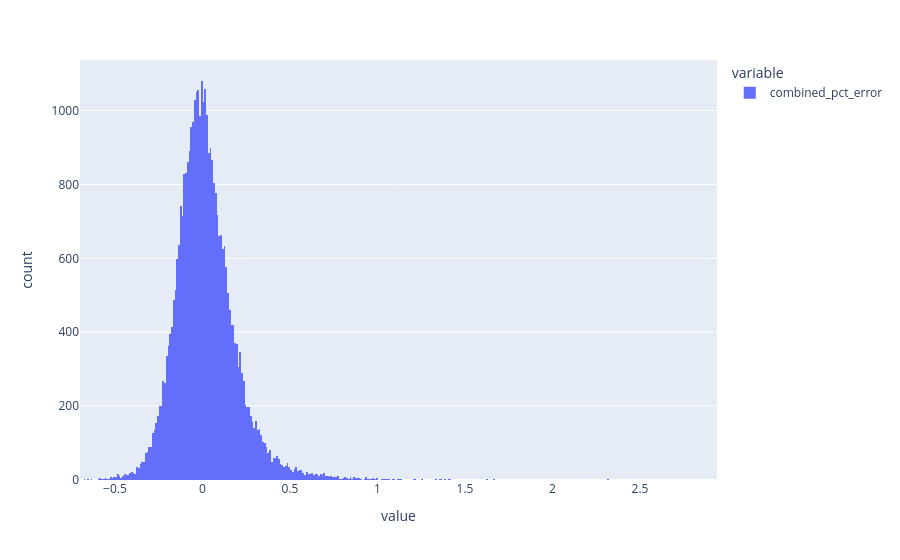

Write notebook code for a chart like this one.
### Code cell
import plotly.express as px
px.histogram(inst_model_df[targ])

### Figure 1 — Plotly figure (JSON) as saved in the notebook; plotly's stock layout.template omitted (floating-point values rounded to 4 significant figures; data arrays with more than 128 entries replaced by an {"elided": "..."} marker saying what was removed)
{"data": [{"bingroup": "x", "hovertemplate": "variable=combined_pct_error<br>value=%{x}<br>count=%{y}<extra></extra>", "legendgroup": "combined_pct_error", "marker": {"color": "#636efa", "pattern": {"shape": ""}}, "name": "combined_pct_error", "orientation": "v", "showlegend": true, "type": "histogram", "x": {"elided": "36219 float values"}, "xaxis": "x", "yaxis": "y"}], "layout": {"barmode": "relative", "legend": {"title": {"text": "variable"}, "tracegroupgap": 0}, "margin": {"t": 60}, "xaxis": {"anchor": "y", "domain": [0, 1], "title": {"text": "value"}}, "yaxis": {"anchor": "x", "domain": [0, 1], "title": {"text": "count"}}}}
